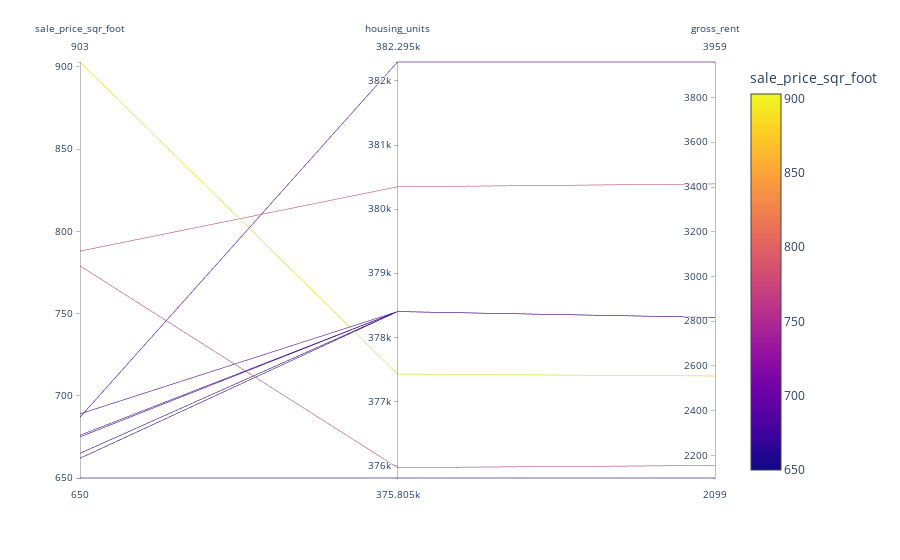

Source (notebook cell):
### Markdown cell above
## Parallel Coordinates and Parallel Categories Analysis

In this section, you will use plotly express to create parallel coordinates and parallel categories visualizations so that investors can interactively filter and explore various factors related to the sales price of the neighborhoods. 

Using the DataFrame of Average values per neighborhood (calculated above), create the following visualizations:
1. Create a Parallel Coordinates Plot
2. Create a Parallel Categories Plot

### Code cell
# Parallel Coordinates Plot

px.parallel_coordinates(price_neighborhood, color='sale_price_sqr_foot')

### Figure 1 — Plotly figure (JSON) as saved in the notebook; plotly's stock layout.template omitted (floating-point values rounded to 4 significant figures)
{"data": [{"dimensions": [{"label": "sale_price_sqr_foot", "values": [903, 788, 779, 689, 687, 676, 675, 665, 662, 650]}, {"label": "housing_units", "values": [377427, 380348, 375967, 378401, 382295, 378401, 378401, 378401, 378401, 375805]}, {"label": "gross_rent", "values": [2555, 3414, 2155, 2817, 3959, 2817, 2817, 2817, 2817, 2099]}], "domain": {"x": [0, 0.98], "y": [0, 1]}, "line": {"color": [903, 788, 779, 689, 687, 676, 675, 665, 662, 650], "coloraxis": "coloraxis"}, "name": "", "type": "parcoords"}], "layout": {"autosize": true, "coloraxis": {"colorbar": {"title": {"text": "sale_price_sqr_foot"}}, "colorscale": [[0, "#0d0887"], [0.1111, "#46039f"], [0.2222, "#7201a8"], [0.3333, "#9c179e"], [0.4444, "#bd3786"], [0.5556, "#d8576b"], [0.6667, "#ed7953"], [0.7778, "#fb9f3a"], [0.8889, "#fdca26"], [1, "#f0f921"]]}, "legend": {"tracegroupgap": 0}, "margin": {"t": 60}}}
